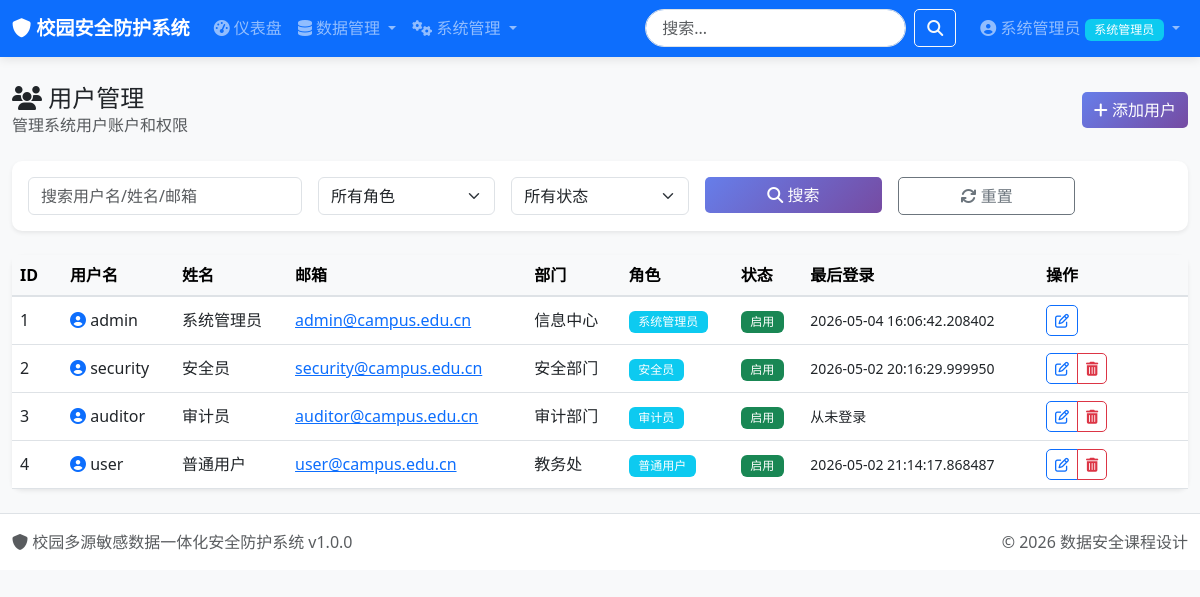
/admin/users (signed in), run on an earlier commit of the app's database.
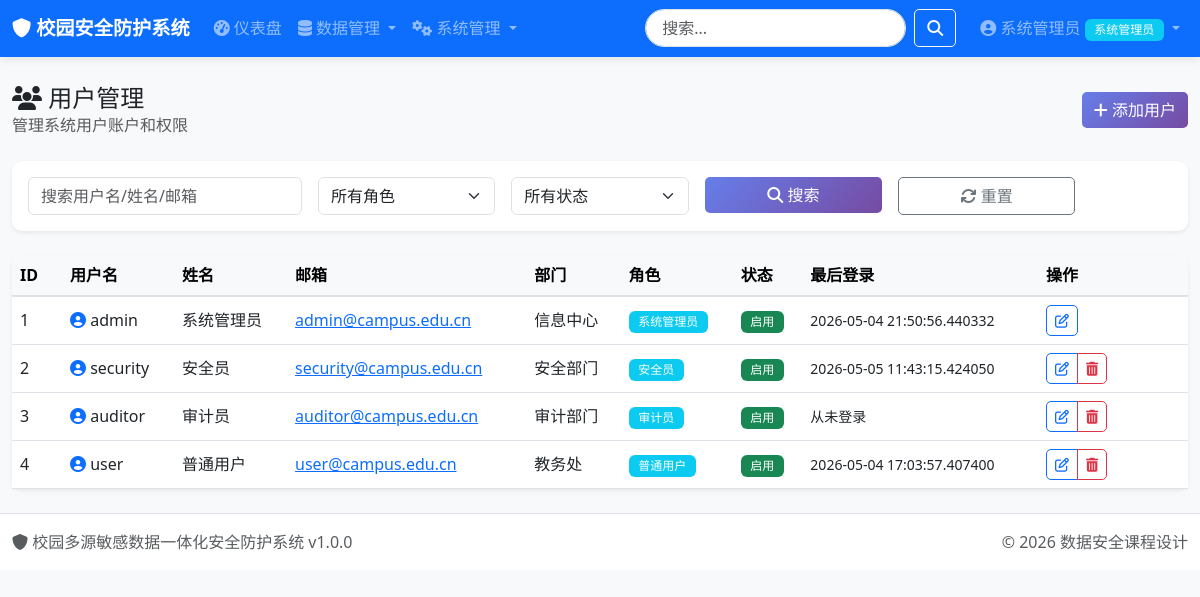
And on a later commit of the database.
### tables this page shows
CREATE TABLE users (
                id INTEGER PRIMARY KEY AUTOINCREMENT,
                username VARCHAR(50) UNIQUE NOT NULL,
                password_hash VARCHAR(256) NOT NULL,
                salt VARCHAR(64) NOT NULL,
                real_name VARCHAR(50),
                email VARCHAR(100),
                phone VARCHAR(20),
                role_id INTEGER NOT NULL DEFAULT 3,
                department VARCHAR(100),
                position VARCHAR(50),
                status INTEGER DEFAULT 1,
                login_attempts INTEGER DEFAULT 0,
                last_login DATETIME,
                last_login_ip VARCHAR(45),
                password_changed_at DATETIME DEFAULT CURRENT_TIMESTAMP,
                created_at DATETIME DEFAULT CURRENT_TIMESTAMP,
                updated_at DATETIME DEFAULT CURRENT_TIMESTAMP,
                created_by INTEGER,
                FOREIGN KEY (role_id) REFERENCES roles(id)
            );

CREATE TABLE roles (
                id INTEGER PRIMARY KEY AUTOINCREMENT,
                name VARCHAR(50) UNIQUE NOT NULL,
                code VARCHAR(50) UNIQUE NOT NULL,
                description VARCHAR(200),
                level INTEGER DEFAULT 0,
                status INTEGER DEFAULT 1,
                created_at DATETIME DEFAULT CURRENT_TIMESTAMP,
                updated_at DATETIME DEFAULT CURRENT_TIMESTAMP
            );

### app/routes/admin.py (the view)
@admin_bp.route('/users')
@login_required
@permission_required('user:view')
def users():
    db = get_db()
    page = request.args.get('page', 1, type=int)
    per_page = 20
    offset = (page - 1) * per_page
    search = request.args.get('search', '')
    role_filter = request.args.get('role', '')
    status_filter = request.args.get('status', '')
    conditions = []
    params = []
    if search:
        conditions.append("(username LIKE ? OR real_name LIKE ? OR email LIKE ?)")
        params.extend([f'%{search}%', f'%{search}%', f'%{search}%'])
    if role_filter:
        conditions.append("role_id = ?")
        params.append(int(role_filter))
    if status_filter:
        conditions.append("status = ?")
        params.append(int(status_filter))
    where_clause = " AND ".join(conditions) if conditions else "1=1"
    count_query = f"SELECT COUNT(*) as count FROM users WHERE {where_clause}"
    total = db.fetch_one(count_query, tuple(params))['count']
    query = f"""
        SELECT u.*, r.name as role_name, r.code as role_code
        FROM users u
        LEFT JOIN roles r ON u.role_id = r.id
        WHERE {where_clause}
        ORDER BY u.created_at DESC
        LIMIT ? OFFSET ?
    """
    params.extend([per_page, offset])
    users_list = db.fetch_all(query, tuple(params))
    roles = rbac.get_all_roles()
    return render_template('admin/users.html',
                           users=users_list,
                           roles=roles,
                           page=page,
                           total=total,
                           per_page=per_page,
                           search=search,
                           role_filter=role_filter,
                           status_filter=status_filter,
                           title='用户管理')

### app.py (called while the page is built)
@login_manager.user_loader
def load_user(user_id):
    return User.get(user_id)

def register_context_processors():
    @app.context_processor
    def inject_now():
        return {'now': datetime.now()}
    @app.context_processor
    def inject_config():
        return {'config': Config}

### core/auth.py (called while the page is built)
    @property
    def is_authenticated(self) -> bool:
        return True

    def get_role(self) -> Dict[str, Any]:
        if self._role is None:
            from core.database import get_db
            db = get_db()
            self._role = db.fetch_one(
                "SELECT * FROM roles WHERE id = ?",
                (self.role_id,)
            )
        return self._role

    def get_permissions(self) -> List[str]:
        if self._permissions is None:
            from core.database import get_db
            db = get_db()
            results = db.fetch_all(
                """
                SELECT p.code
                FROM permissions p
                JOIN role_permissions rp ON p.id = rp.permission_id
                WHERE rp.role_id = ?
                """,
                (self.role_id,)
            )
            self._permissions = [r['code'] for r in results]
        return self._permissions

    def has_permission(self, permission: str) -> bool:
        return permission in self.get_permissions()

    @staticmethod
    def get(user_id: int) -> Optional['User']:
        from core.database import get_db
        db = get_db()
        user_data = db.fetch_one(
            "SELECT * FROM users WHERE id = ?",
            (user_id,)
        )
        return User(user_data) if user_data else None

### core/database.py (called while the page is built, shortened)
def get_db() -> DatabaseManager:
    if _db_manager is None:
        raise RuntimeError("数据库未初始化，请先调用 init_database()")
    return _db_manager

    def get_connection(self) -> sqlite3.Connection:
        return _local.connection

    def fetch_one(self, query: str, params: tuple = None) -> Optional[Dict]:
        conn = self.get_connection()
        cursor = conn.cursor()
        if params:
            cursor.execute(query, params)
        else:
            cursor.execute(query)
        row = cursor.fetchone()
        return dict(row) if row else None

    def fetch_all(self, query: str, params: tuple = None) -> List[Dict]:
        conn = self.get_connection()
        cursor = conn.cursor()
        if params:
            cursor.execute(query, params)
        else:
            cursor.execute(query)
        rows = cursor.fetchall()
        return [dict(row) for row in rows]

### templates/admin/users.html (shortened to what this page needs)
{% extends "base.html" %}
{% block content %}
<div class="d-flex justify-content-between align-items-center mb-4">
    <div>
        <h4 class="mb-0"><i class="fa fa-users"></i> 用户管理</h4>
        <p class="text-muted mb-0">管理系统用户账户和权限</p>
    </div>
    <div>
        <a href="{{ url_for('admin.create_user') }}" class="btn btn-primary">
            <i class="fa fa-plus"></i> 添加用户
        </a>
    </div>
</div>
<div class="card border-0 shadow-sm mb-4">
    <div class="card-body">
        <form method="GET" class="row g-3">
            <div class="col-md-3">
                <input type="text" class="form-control" name="search"
                       placeholder="搜索用户名/姓名/邮箱" value="{{ search }}">
            </div>
            <div class="col-md-2">
                <select class="form-select" name="role">
                    <option value="">所有角色</option>
                </select>
            </div>
            <div class="col-md-2">
                <select class="form-select" name="status">
                    <option value="">所有状态</option>
                </select>
            </div>
            <div class="col-md-2">
                <button type="submit" class="btn btn-primary w-100">
                    <i class="fa fa-search"></i> 搜索
                </button>
            </div>
            <div class="col-md-2">
                <a href="{{ url_for('admin.users') }}" class="btn btn-outline-secondary w-100">
                    <i class="fa fa-refresh"></i> 重置
                </a>
            </div>
        </form>
    </div>
</div>
<div class="card border-0 shadow-sm">
    <div class="card-body p-0">
        <div class="table-responsive">
            <table class="table table-hover mb-0">
                <thead class="table-light">
                    <tr>
                        <th width="50">ID</th>
                        <th>用户名</th>
                        <th>姓名</th>
                        <th>邮箱</th>
                        <th>部门</th>
                        <th>角色</th>
                        <th>状态</th>
                        <th>最后登录</th>
                        <th width="150">操作</th>
                    </tr>
                </thead>
                <tbody>
                    {% for user in users %}
                    <tr>
                        <td>{{ user.id }}</td>
                        <td>
                            <i class="fa fa-user-circle text-primary"></i>
                            {{ user.username }}
                        </td>
                        <td>{{ user.real_name or '-' }}</td>
                        <td>
                            {% if user.email %}
                            <a href="mailto:{{ user.email }}">{{ user.email }}</a>
                            {% else %}
                            -
                            {% endif %}
                        </td>
                        <td>{{ user.department or '-' }}</td>
                        <td>
                            <span class="badge bg-info">{{ user.role_name or '未分配' }}</span>
                        </td>
                        <td>
                            {% if user.status == 1 %}
                            <span class="badge bg-success">启用</span>
                            {% else %}
                            <span class="badge bg-danger">禁用</span>
                            {% endif %}
                        </td>
                        <td>
                            <small>{{ user.last_login or '从未登录' }}</small>
                        </td>
                        <td>
                            <div class="btn-group btn-group-sm">
                                <a href="{{ url_for('admin.edit_user', user_id=user.id) }}"
                                   class="btn btn-outline-primary" title="编辑">
                                    <i class="fa fa-edit"></i>
                                </a>
                                {% if user.id != current_user.id %}
                                <button type="button" class="btn btn-outline-danger"
                                        onclick="confirmDelete({{ user.id }}, '{{ user.username }}')" title="删除">
                                    <i class="fa fa-trash"></i>
                                </button>
                                {% endif %}
                            </div>
                        </td>
                    </tr>
                    {% endfor %}
                </tbody>
            </table>
        </div>
    </div>
</div>
{% endblock %}

### templates/base.html (shortened to what this page needs)
<!DOCTYPE html>
<html lang="zh-CN">
<head>
    <link href="https://cdn.jsdelivr.net/npm/bootstrap@5.3.0/dist/css/bootstrap.min.css" rel="stylesheet">
    <link href="https://cdn.jsdelivr.net/npm/font-awesome@4.7.0/css/font-awesome.min.css" rel="stylesheet">
    <link href="{{ url_for('static', filename='css/style.css') }}" rel="stylesheet">
</head>
<body class="bg-light">
    <nav class="navbar navbar-expand-lg navbar-dark bg-primary fixed-top">
        <div class="container-fluid">
            <a class="navbar-brand" href="{{ url_for('main.index') }}">
                <i class="fa fa-shield"></i> 校园安全防护系统
            </a>
            <div class="collapse navbar-collapse" id="navbarNav">
                <ul class="navbar-nav me-auto">
                    <li class="nav-item">
                        <a class="nav-link" href="{{ url_for('main.dashboard') }}">
                            <i class="fa fa-dashboard"></i> 仪表盘
                        </a>
                    </li>
                    <li class="nav-item dropdown">
                        <a class="nav-link dropdown-toggle" href="#" data-bs-toggle="dropdown">
                            <i class="fa fa-database"></i> 数据管理
                        </a>
                    </li>
                    {% if current_user.is_authenticated and current_user.has_permission('user:view') %}
                    <li class="nav-item dropdown">
                        <a class="nav-link dropdown-toggle" href="#" data-bs-toggle="dropdown">
                            <i class="fa fa-cogs"></i> 系统管理
                        </a>
                    </li>
                    {% endif %}
                </ul>
                <form class="d-flex me-3" action="{{ url_for('main.search') }}" method="get">
                    <input class="form-control me-2" type="search" name="q" placeholder="搜索..."
                        value="{{ request.args.get('q', '') }}">
                    <button class="btn btn-outline-light" type="submit">
                        <i class="fa fa-search"></i>
                    </button>
                </form>
                <ul class="navbar-nav">
                    {% if current_user.is_authenticated %}
                    <li class="nav-item dropdown">
                        <a class="nav-link dropdown-toggle" href="#" data-bs-toggle="dropdown">
                            <i class="fa fa-user-circle"></i>
                            {{ current_user.real_name or current_user.username }}
                            {% if current_user.get_role() %}
                            <span class="badge bg-info">{{ current_user.get_role()['name'] }}</span>
                            {% endif %}
                        </a>
                    </li>
                    {% else %}
                    <li class="nav-item">
                        <a class="nav-link" href="{{ url_for('auth.login') }}">
                            <i class="fa fa-sign-in"></i> 登录
                        </a>
                    </li>
                    {% endif %}
                </ul>
            </div>
        </div>
    </nav>
    <main class="container-fluid py-4" style="margin-top: 60px;">
        {% block content %}{% endblock %}
    </main>
    <footer class="footer mt-auto py-3 bg-white border-top">
        <div class="container-fluid">
            <div class="row">
                <div class="col-md-6">
                    <span class="text-muted">
                        <i class="fa fa-shield"></i> 校园多源敏感数据一体化安全防护系统 v1.0.0
                    </span>
                </div>
                <div class="col-md-6 text-end">
                    <span class="text-muted">
                        © 2026 数据安全课程设计
                    </span>
                </div>
            </div>
        </div>
    </footer>
</body>
</html>

### static/css/style.css (style rules this page uses)
:root { --primary-color: #667eea; --secondary-color: #764ba2; --success-color: #28a745; --danger-color: #dc3545; --warning-color: #ffc107; --info-color: #17a2b8; }
body { font-family: 'Segoe UI', 'Microsoft YaHei', sans-serif; background-color: #f5f7fa; min-height: 100vh; }
.navbar { box-shadow: 0 2px 10px rgba(0, 0, 0, 0.1); }
.navbar-brand { font-weight: 600; font-size: 1.2rem; }
.nav-link { transition: all 0.3s ease; }
.card { border-radius: 10px; transition: all 0.3s ease; }
.table { margin-bottom: 0; }
.table th { font-weight: 600; background-color: #f8f9fa; border-bottom: 2px solid #dee2e6; }
.table td { vertical-align: middle; }
.btn { border-radius: 5px; transition: all 0.3s ease; }
.btn-primary { background: linear-gradient(135deg, #667eea 0%, #764ba2 100%); border: none; }
.badge { font-weight: 500; padding: 0.4em 0.8em; }
.btn-group-sm > .btn { padding: 0.25rem 0.5rem; }
.footer { background-color: white; border-top: 1px solid #e9ecef; }
.form-control[type="search"] { border-radius: 20px; padding-left: 1rem; }

What changed in the data, as far as the page shows it:
changed users "admin": last_login "2026-05-04 16:06:42.208402" → "2026-05-04 21:50:56.440332"
changed users "security": last_login "2026-05-02 20:16:29.999950" → "2026-05-05 11:43:15.424050"
changed users "user": last_login "2026-05-02 21:14:17.868487" → "2026-05-04 17:03:57.407400"
